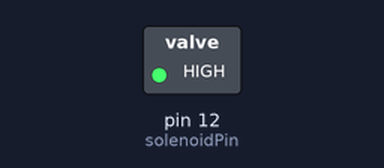
A sketch run on a simulated Arduino Uno, built with avr-gcc and run on an emulated ATmega328P. Parts: switched loads named in the sketch (green lamp = pin HIGH). Dashed ring = blinking.

Above: at 0.5 s.
Timing chart, 0 to 4.6 s (numbered marks = the images above):
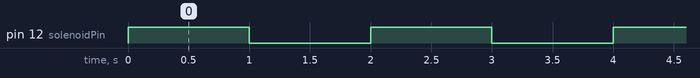

The sketch:

rcs-solenoid-basictest.ino
```cpp
/*
 * This sketch simply turns the solenoid on and off
 * at 1 second intervals.
 *
 * This was tested on 9/8/2019 with a relay instead of a
 * solenoid and a 2N4401 NPN transistor with 2 1k resistors
 * for the voltage divider values (R1 and R2 in the schematic)
 *
 */

// this pin is attached to the base pin of the transistor that's driving the solenoid
int solenoidPin = 12;
int delayVal = 1000; // 1000 ms = 1 sec

void setup() {
  pinMode(solenoidPin, OUTPUT);
}

void loop() {
  digitalWrite(solenoidPin, HIGH);
  delay(delayVal);
  digitalWrite(solenoidPin, LOW);
  delay(delayVal);
}
```

Measured:
- by itself, pin 12 (solenoidPin): alternates HIGH for 1.0 s and LOW for 1.0 s
